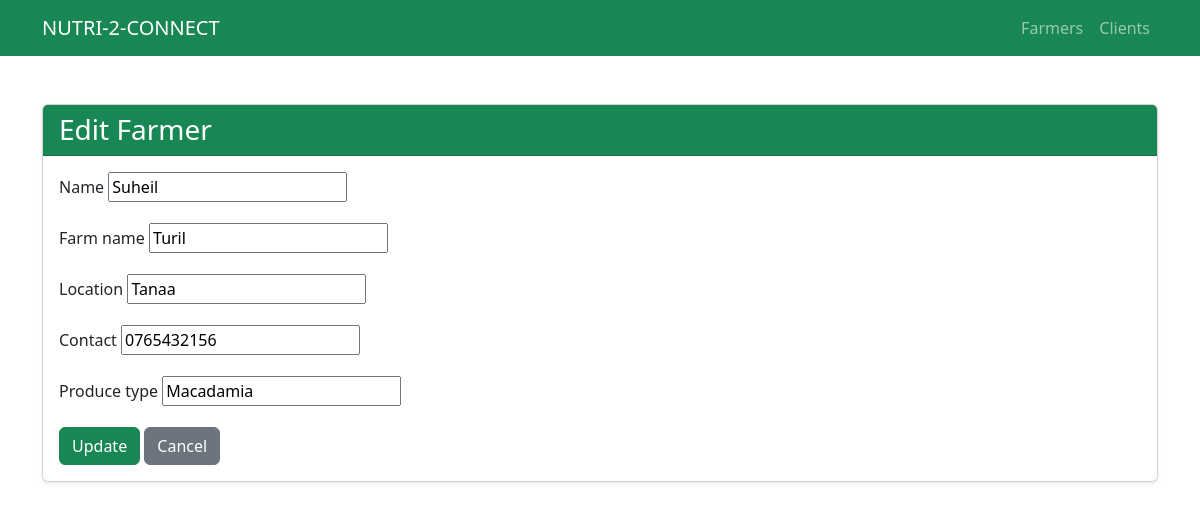
Page /farmers/2/edit/ on the committed database.
### nutriconnect/models.py (models this page shows, shortened)
class Farmer(models.Model):
    name = models.CharField(max_length=100)
    farm_name = models.CharField(max_length=100)
    location = models.CharField(max_length=100)
    contact = models.CharField(max_length=15)
    produce_type = models.CharField(max_length=100)

### nutriconnect/views.py (the view)
# urls.py: path('farmers/<int:id>/edit/', views.farmer_update, name='farmer_update'),
def farmer_update(request, id):
    farmer = get_object_or_404(Farmer, id=id)
    form = FarmerForm(request.POST or None, instance=farmer)
    if form.is_valid():
        form.save()
        return redirect('farmer_list')
    return render(request, 'nutriconnect/farmer_form.html', {'form': form})

### nutriconnect/forms.py
class FarmerForm(forms.ModelForm):
    class Meta:
        model = Farmer
        fields = '__all__'  # include all fields

### nutriconnect/templates/nutriconnect/farmer_form.html (shortened to what this page needs)
<!DOCTYPE html>
<html lang="en">
<head>
    <link href="https://cdn.jsdelivr.net/npm/bootstrap@5.3.0/dist/css/bootstrap.min.css" rel="stylesheet">
</head>
<body>
<nav class="navbar navbar-expand-lg navbar-dark bg-success">
    <div class="container">
        <a class="navbar-brand" href="{% url 'home' %}">NUTRI-2-CONNECT</a>
        <div class="collapse navbar-collapse">
            <ul class="navbar-nav ms-auto">
                <li class="nav-item"><a class="nav-link" href="{% url 'farmer_list' %}">Farmers</a></li>
                <li class="nav-item"><a class="nav-link" href="{% url 'client_list' %}">Clients</a></li>
            </ul>
        </div>
    </div>
</nav>
<div class="container mt-5">
    <div class="card shadow-sm">
        <div class="card-header bg-success text-white">
            <h3 class="mb-0">{% if form.instance.pk %}Edit Farmer{% else %}Add New Farmer{% endif %}</h3>
        </div>
        <div class="card-body">
            <form method="post" novalidate>
                {% for field in form %}
                    <div class="mb-3">
                        <label class="form-label">{{ field.label }}</label>
                        {{ field }}
                    </div>
                {% endfor %}
                <button type="submit" class="btn btn-success">{% if form.instance.pk %}Update{% else %}Create{% endif %}</button>
                <a href="{% url 'farmer_list' %}" class="btn btn-secondary">Cancel</a>
            </form>
        </div>
    </div>
</div>
</body>
</html>

### rows in the picture
Farmer: form "Suheil" "Turil" "Tanaa" "0765432156" "Macadamia"

### other values in the picture
{{ field.label }} "Name" "Farm name" "Location" "Contact" "Produce type"
